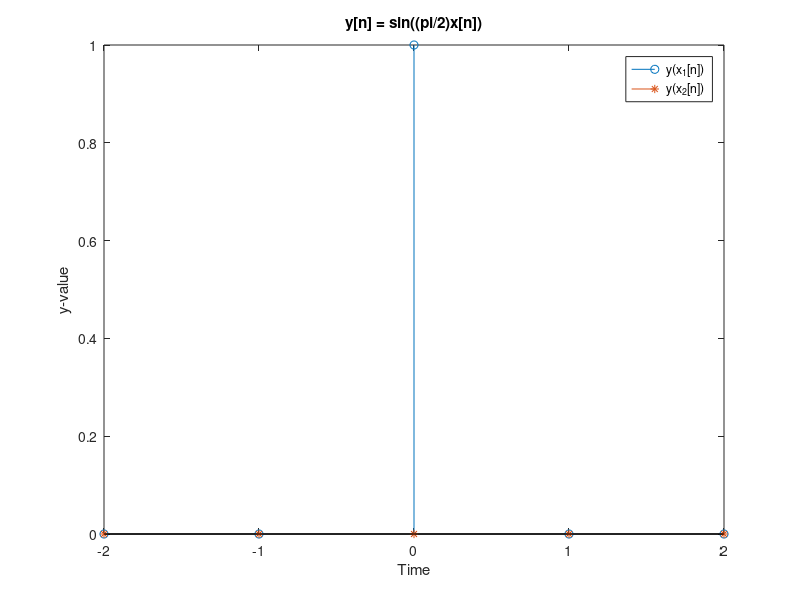

The MATLAB source for this figure:
% Define scopes
l = 2;

% Basic Problem a
n = [-l : l];
x1 = [zeros(1, l) 1 zeros(1, l)];
x2 = 2*x1;
y1 = sin(pi/2*x1);
y2 = sin(pi/2*x2);
stem(n, y1, 'o')
hold on
stem(n, y2, '*')
title('y[n] = sin((pi/2)x[n])')
xlabel('Time');
ylabel('y-value')
legend('y(x_1[n])', 'y(x_2[n])');
